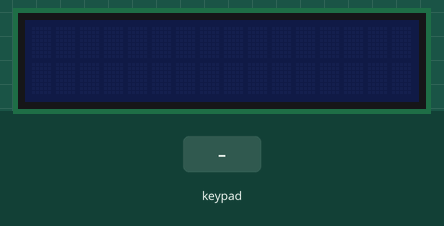
A sketch run on a simulated Arduino Uno, built with avr-gcc and run on an emulated ATmega328P. On the bench: 16×2 character LCD. Inputs (shaded band) come from the test bench. What the sketch prints to the serial monitor is not drawn.

Above: at 1.2 s.
1.3 s: keypad keys 0 4 9 1 0 # pressed 0.4 s apart
At 4.0 s:
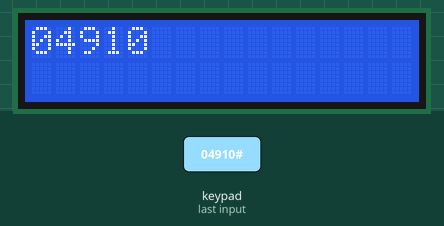
5.2 s: key 'A' pressed
At 6.1 s:
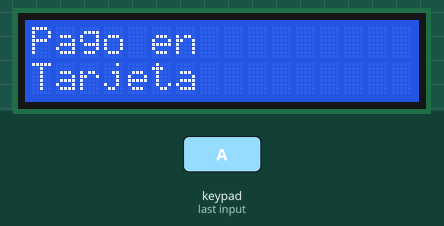
6.7 s: keypad keys 0 4 9 1 0 * pressed 0.4 s apart
At 9.1 s:
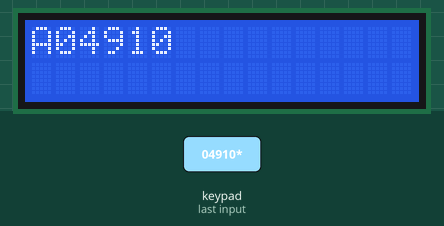
10.6 s: key 'B' pressed
At 11.2 s:
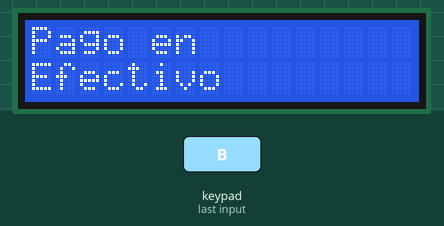
12.1 s: keypad keys 0 4 9 1 0 D pressed 0.4 s apart
At 14.5 s:
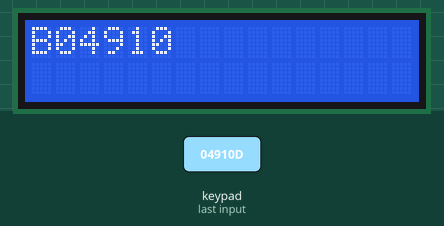
16.0 s: key 'C' pressed
At 16.5 s:
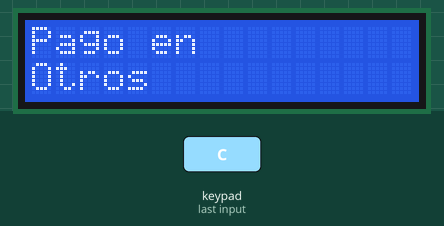
Timing chart, 0 to 18.5 s (numbered marks = the images above; inputs shaded):
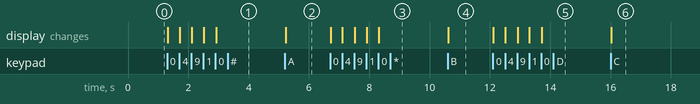

The sketch:

teclado.ino
```cpp
#include <Key.h>
#include <Keypad.h>
#include <ctype.h>
#include <Wire.h>
#include <LiquidCrystal_I2C.h>
LiquidCrystal_I2C lcd(0x3f, 16, 2);
const byte ROWS = 4; //four rows
const byte COLS = 4; //four columns
char keys[ROWS][COLS] = {
  {'1', '2', '3', 'A'},
  {'4', '5', '6', 'B'},
  {'7', '8', '9', 'C'},
  {'*', '0', '#', 'D'}
};

byte rowPins[ROWS] = {0, 4, 9, 10}; //connect to the row pinouts of the keypad
byte colPins[COLS] = {15, 16, 17, 19}; //connect to the column pinouts of the keypad

Keypad keypad = Keypad( makeKeymap(keys), rowPins, colPins, ROWS, COLS );
String teclado = "";
void setup() {
  // put your setup code here, to run once:
  lcd.init();
  lcd.clear();
  Serial.begin(9600);
}

void loop() {
  char key = keypad.getKey();

  if (isDigit(key)) {
    teclado = teclado + key;
    Pantalla(teclado);
  } else {
    if (key == 'A') {
      Pantalla("Pago en Tarjeta");
      teclado = teclado + key;
    }
    if (key == 'B') {
      Pantalla("Pago en Efectivo");
      teclado = teclado + key;
    }
    if (key == 'C') {
      Pantalla("Pago en Otros");
      teclado = teclado + key;
    }
    if (key == 'D') {
      Serial.println("Enter");
      teclado = "";
    }
    if (key == '*') {
      teclado = "";
      Serial.print("Borrado");
    }
    if (key == '#') {
      teclado = "";
      //return
      Serial.print("Cancelado");
    }
  }
}
/*void leeteclado(){
  for(int y=0; y<=3; y++){
    digitalWrite(keyin[y],HIGH);
      for(int z=0; z<=3; z++){
        if(digitalRead(keyout[z]) == HIGH){
          return tecla[y][z];
        }
      }
      digitalWrite(keyin[y],LOW);
  }
  }*/


void Pantalla(String muestra) {
  //----------------LCD DISPLAY--------------------------

  //Encender la luz de fondo.
  lcd.backlight();
  lcd.clear();
  lcd.setCursor(0, 0);
  lcd.print(muestra.substring(0, 8));
  lcd.setCursor(0, 1);
  lcd.print(muestra.substring(8, 16));
}
```

Measured:
- after the input at 1.3 s, the display: first changes at once (image 1 shows a later state)
- after the input at 5.2 s, the display: changes at once (image 2)
- after the input at 6.7 s, the display: first changes at once (image 3 shows a later state)
- after the input at 10.6 s, the display: changes at once (image 4)
- after the input at 12.1 s, the display: first changes at once (image 5 shows a later state)
- after the input at 16.0 s, the display: changes at once (image 6)
